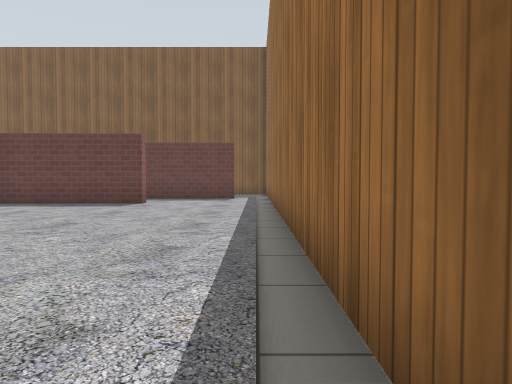
view 1 (above)

24 first-person views from a walk through a Gazebo world. The camera is 0.68 m above the floor, tilts 2° down and sees 70° across. The floor is counted in squares, 1 m on a side. Each view is taken from the middle of a square. On the plan, view 1 faces up. The plan holds only what a view shows up to about 11 squares ahead; the rest is blank. Simple patterns stand in for the simulator's built-in surfaces.

view 2
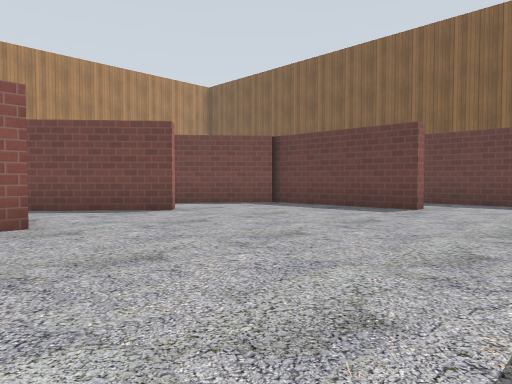

view 3
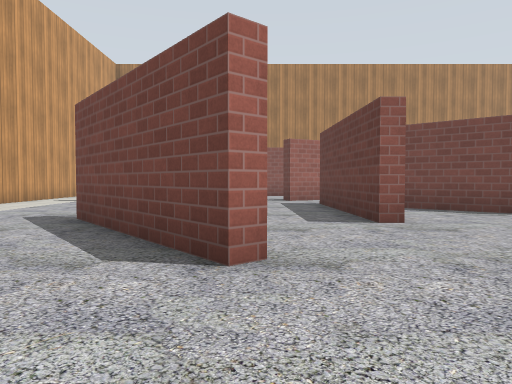

view 4
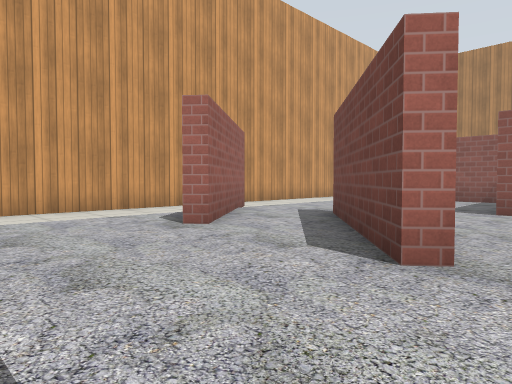

view 5
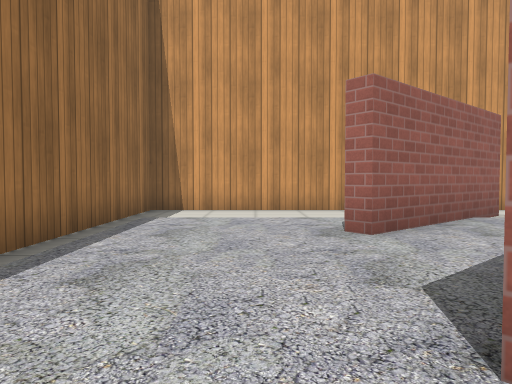

view 6
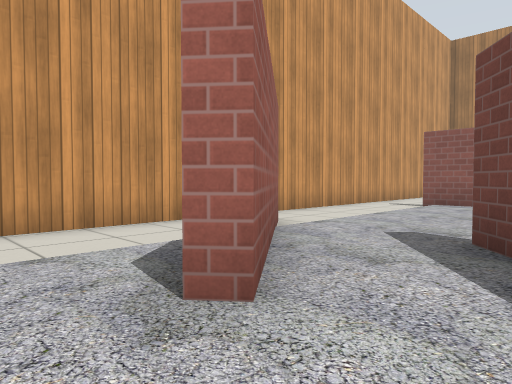

view 7
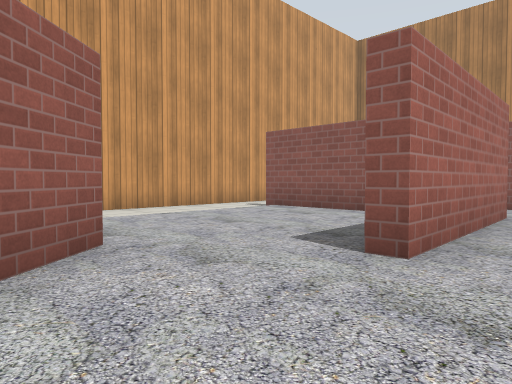

view 8
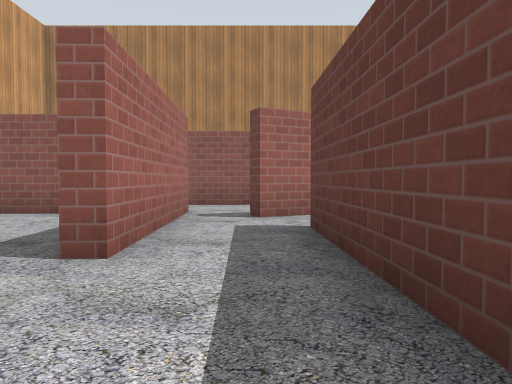

view 9
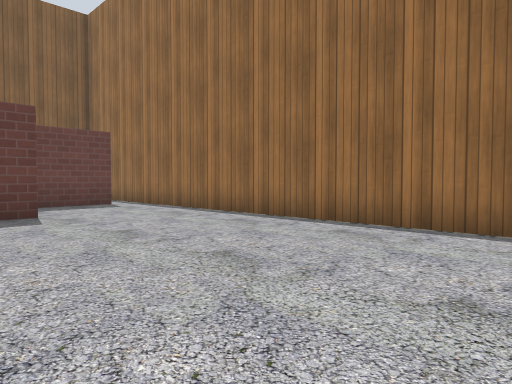

view 10
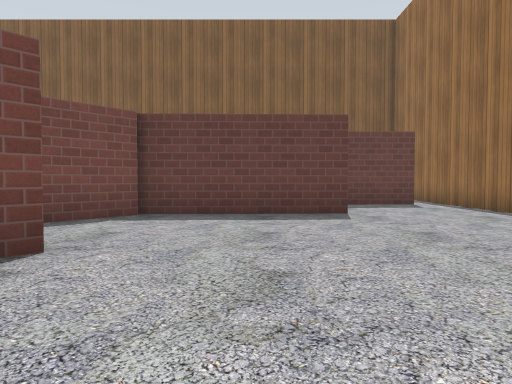

view 11
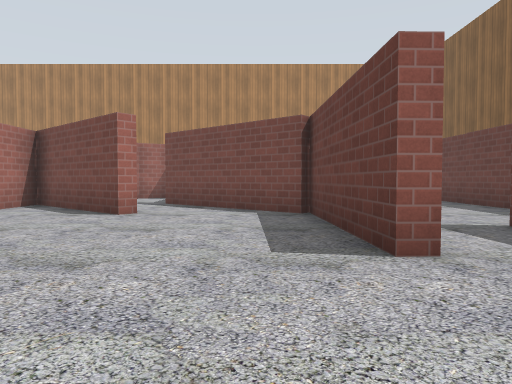

view 12
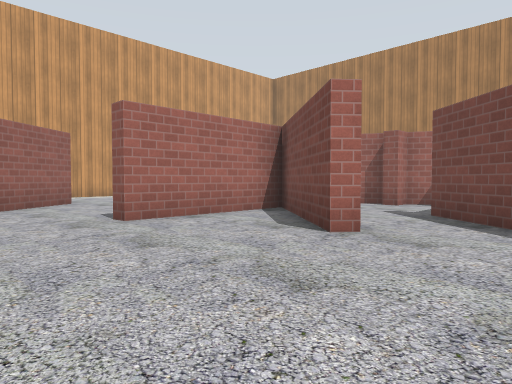

view 13
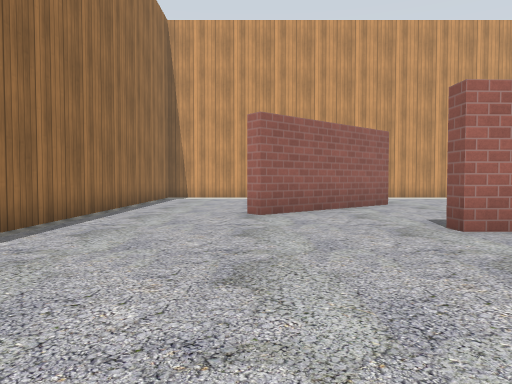

view 14
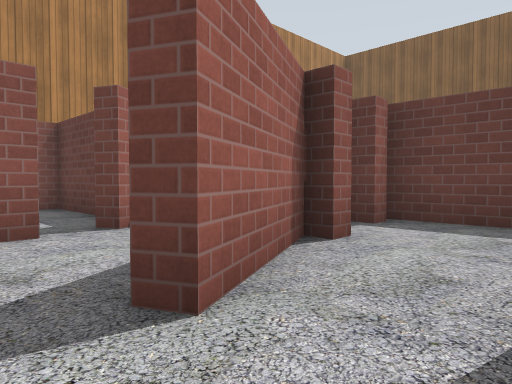

view 15
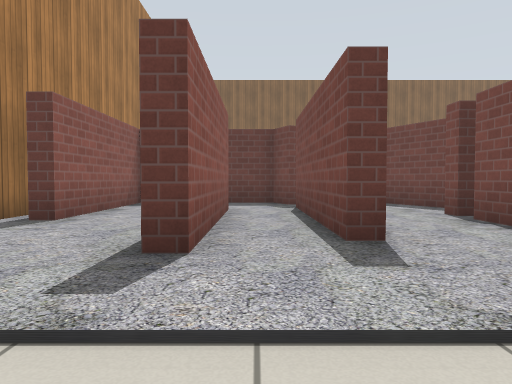

view 16
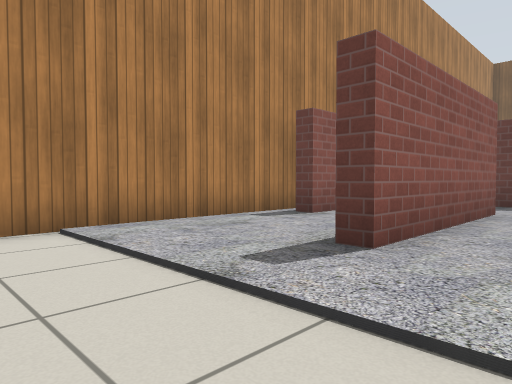

view 17
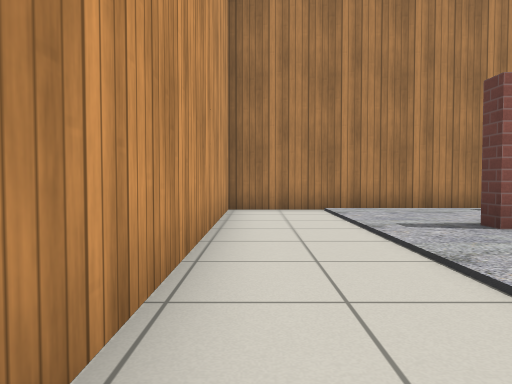

view 18
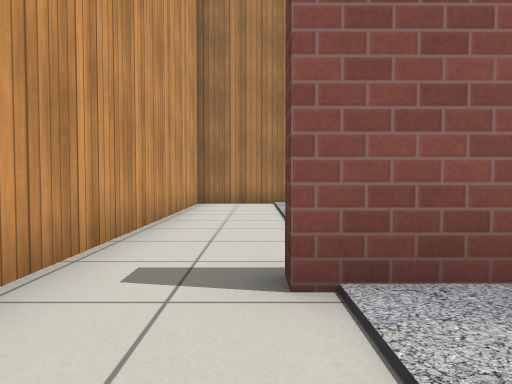

view 19
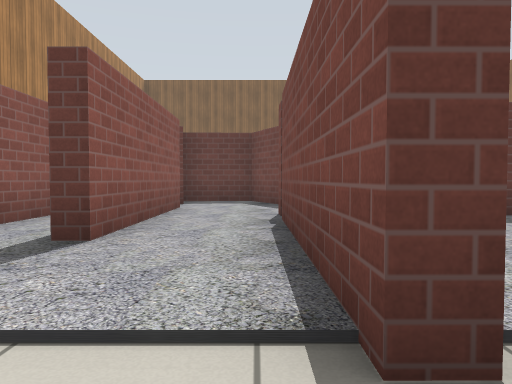

view 20
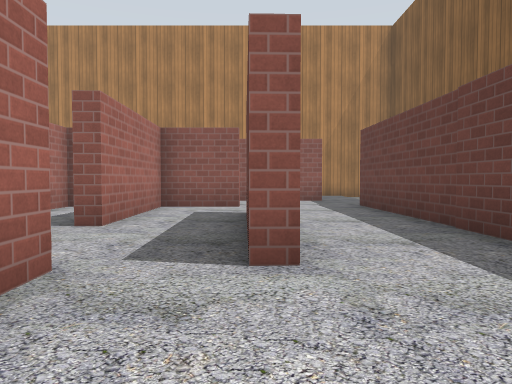

view 21
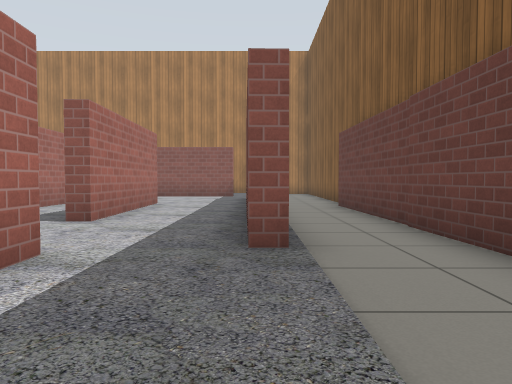

view 22
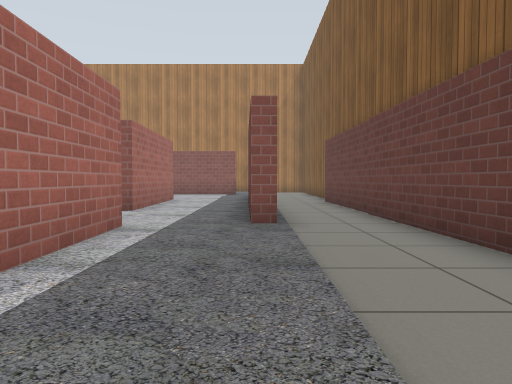

view 23
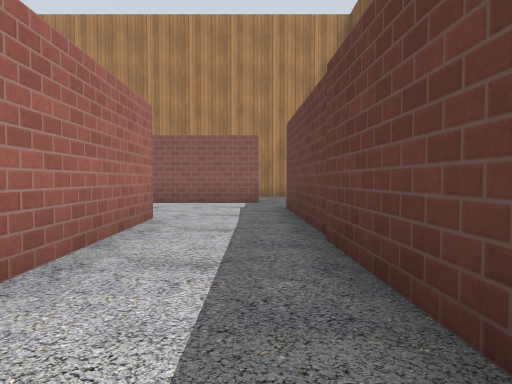

view 24
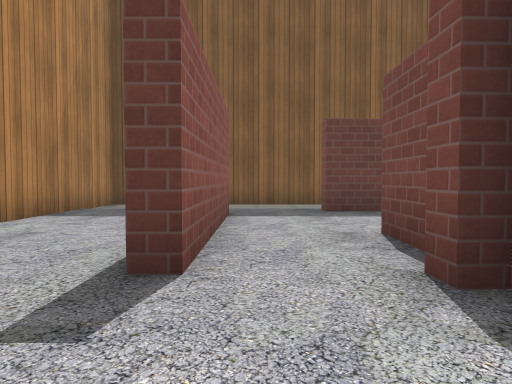

### Floor plan
Ten units are one square. View 1 is at (0, 0); x grows to the right and y downward. Boxes are objects, and circles mark ways between rooms. Rooms are numbered by the first view taken in them; rooms with no view inside come last. Other rooms are left out.
<svg viewBox="-206 -181 216 252">
<path fill="none" stroke="#000" d="M-31 -11 -28 -8 -63 21M-73 -67 -70 -64 -97 -32 -57 -33 -57 -29M-48 35 -34 24 -31 28M-32 -107 -32 -102 -74 -101M-72 -99 -102 -64M-58 66 5 66 5 -125M-7 -128 -34 -127M-66 18 -31 -11M-81 -7 -81 -3M-69 53 -48 35M-122 5 -122 48M-57 -29 -85 -28M-115 66 -76 66M-85 -28 -102 -28M-114 -6 -81 -7M-120 -32 -115 -21 -118 -19M-166 -16 -166 29 -170 29M-126 -2 -126 -6 -114 -6M-147 -23 -147 23 -151 23 -151 -23M-122 48 -126 48 -126 2M-201 -7 -201 66 -115 66M-148 -32 -152 -30 -155 -37 -191 -37 -191 4 -195 4M-118 -19 -131 -45 -151 -44M-124 -122 -79 -123 -78 -119M-140 -176 -169 -176M-78 -105 -70 -105M-56 -153 -56 -149 -146 -146M-166 -141 -166 -116M-54 -131 -26 -131M-34 -127 -54 -127M-35 -175 -121 -172M-201 -176 -201 -129M5 -125 5 -140M-144 -92 -148 -92 -148 -97M-144 -104 -144 -116M-166 -116 -166 -96 -170 -96M-83 -119 -101 -119M-140 -116 -140 -97 -103 -98 -103 -93M-109 -70 -129 -70M-132 -55 -129 -49 -122 -49 -122 -45 -127 -45 -120 -32M-127 -67 -127 -62"/>
<circle cx="-45" cy="-20" r="3" fill="#2a7"/>
<circle cx="-60" cy="60" r="3" fill="#2a7"/>
<circle cx="-45" cy="-115" r="3" fill="#2a7"/>
<circle cx="0" cy="-130" r="3" fill="#2a7"/>
<circle cx="-90" cy="-60" r="3" fill="#2a7"/>
<circle cx="-95" cy="-15" r="3" fill="#2a7"/>
<circle cx="-120" cy="55" r="3" fill="#2a7"/>
<circle cx="-120" cy="-10" r="3" fill="#2a7"/>
<circle cx="-110" cy="-30" r="3" fill="#2a7"/>
<circle cx="-155" cy="-105" r="3" fill="#2a7"/>
<circle cx="-170" cy="-85" r="3" fill="#2a7"/>
<circle cx="-130" cy="-110" r="3" fill="#2a7"/>
<circle cx="-80" cy="-110" r="3" fill="#2a7"/>
<text x="-30" y="-30">1</text>
<text x="-80" y="20">2</text>
<text x="-100" y="-20">3</text>
<text x="-160" y="20">4</text>
<text x="-110" y="-140">5</text>
<text x="-160" y="-90">6</text>
<text x="-110" y="-100">7</text>
<text x="-110" y="-50">8</text>
</svg>
Room 1 opens to room 2. Room 1 opens to room 5. Room 1 opens to room 8. Room 2 opens to room 3. Room 2 opens to room 4. Room 3 opens to room 4. Room 3 opens to room 8. Room 5 opens to room 6. Room 5 opens to room 7.

Where each view was taken, in squares from view 1:
view 1: 0 up, 0 right, facing up
view 2: 2 up, 0 right, facing up-left
view 3: 1 up, 0 right, facing left
view 4: 2 up, 0 right, facing down-left
view 5: 2 up, 2 left, facing down
view 6: 1 down, 2 left, facing down-left
view 7: 2 up, 5 left, facing down-left
view 8: 2 up, 5 left, facing left
view 9: 3 up, 5 left, facing up-right
view 10: 3 up, 5 left, facing up
view 11: 9 up, 0 right, facing left
view 12: 9 up, 3 left, facing down-left
view 13: 8 up, 3 left, facing down
view 14: 1 up, 10 left, facing up-left
view 15: 6 down, 16 left, facing up
view 16: 6 down, 15 left, facing up-left
view 17: 6 down, 12 left, facing left
view 18: 5 down, 10 left, facing left
view 19: 6 down, 13 left, facing up
view 20: 12 up, 5 left, facing left
view 21: 15 up, 2 left, facing left
view 22: 15 up, 0 right, facing left
view 23: 14 up, 6 left, facing left
view 24: 7 up, 16 left, facing up
